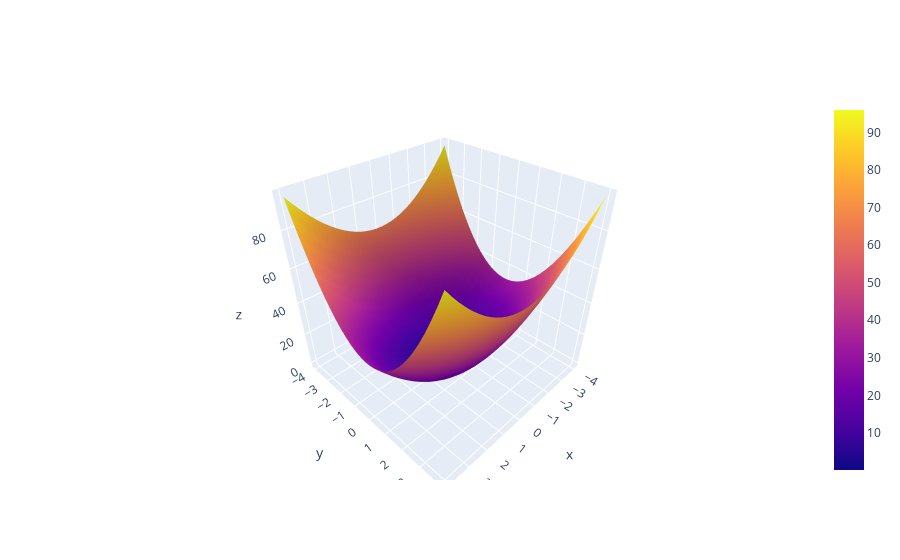

This figure's notebook cell:
### Code cell
import plotly.graph_objects as go

import pandas as pd

fig = go.Figure(data=[
    go.Surface(x=X, y=Y, z=Z)
])

fig.show()

### Figure 1 — Plotly figure (JSON) as saved in the notebook; plotly's stock layout.template omitted (floating-point values rounded to 4 significant figures; data arrays with more than 128 entries replaced by an {"elided": "..."} marker saying what was removed)
{"data": [{"type": "surface", "x": {"elided": "30x30 float values"}, "y": {"elided": "30x30 float values"}, "z": {"elided": "30x30 float values"}}], "layout": {}}
